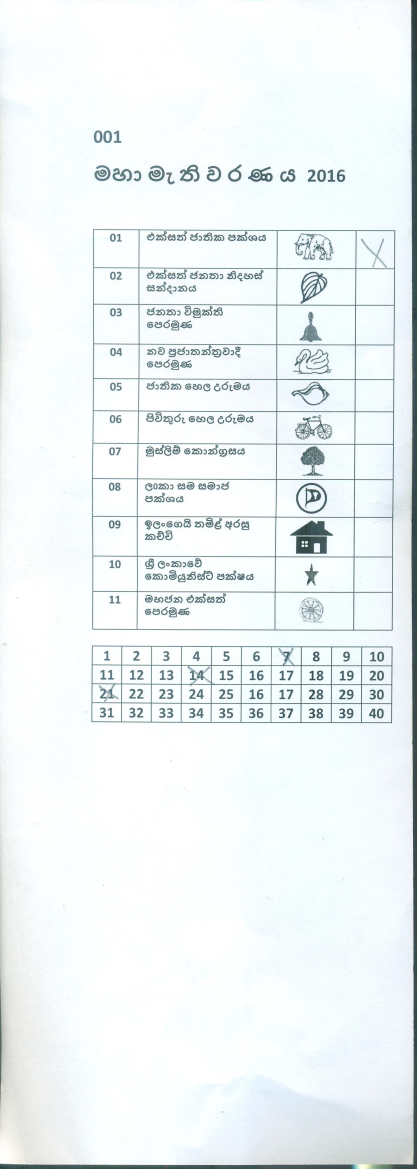
#> input picture 001.jpg, 1250 x 3506 px (shown at 1/3 size)
$ python ImageDetect3.py   (older library calls are emulated)
#> lines starting #> are read from the running program, lines starting #| are printed output that depends on the picture; after the words box and inside, x2 and y2 are one past the last pixel; in counts of white or black regions, pixels touching at a corner belong together
import cv2
import numpy as np

img = cv2.imread('001.jpg')
#> img is the input picture: shape (3506, 1250, 3); mean B, G, R 244.8, 243.7, 237.5
template = cv2.imread('P1.jpg',0)
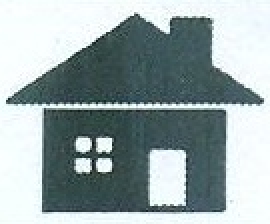
#> input picture P1.jpg, 135 x 112 px (shown 2 times larger)
#> template: shape (112, 135); min 7, max 255, mean 163.4

gray = cv2.cvtColor(img,cv2.COLOR_BGR2GRAY)
gray = cv2.blur(gray,(3,3))

template = cv2.GaussianBlur(template,(5,5),0)
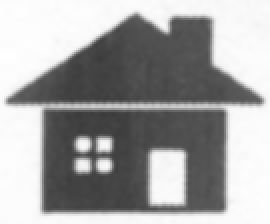
#> template: shape (112, 135) (shown 2 times larger); min 59, max 254, mean 163.4
# thresh, template = cv2.threshold(template,127,255,cv2.THRESH_BINARY)
template_edges = cv2.Canny(template,100,200,10)
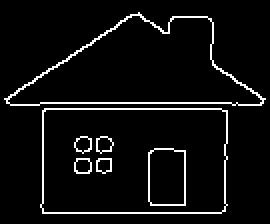
#> template_edges: shape (112, 135) (shown 2 times larger); 5.6% white in thin lines or dots, all inside (x1, y1, x2, y2) = (2, 6, 133, 107)

im1, temp_cnt, hierarchy = cv2.findContours(template_edges.copy(),cv2.RETR_TREE,cv2.RETR_FLOODFILL)
#> temp_cnt = 14 contours; largest, box (x1, y1, x2, y2) and area: (20, 54, 114, 107) 4748, (20, 54, 114, 107) 4734, (2, 6, 133, 53) 3519, (3, 7, 132, 53) 3448, (74, 74, 93, 103) 483

# temp_areas = []
# for i in temp_cnt:
#     temp_areas.append(cv2.contourArea(i))

gray = cv2.GaussianBlur(gray,(5,5),0)
cannyout = cv2.Canny(gray,100,200,10)
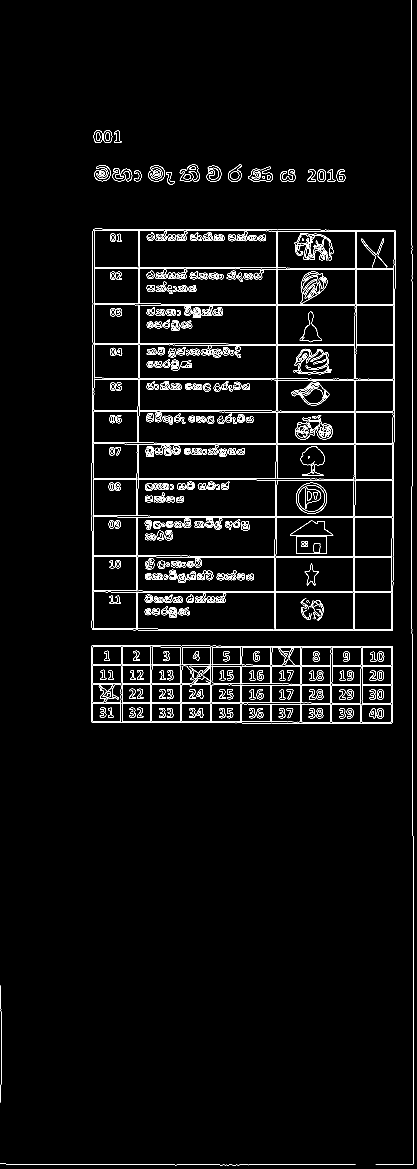
#> cannyout: shape (3506, 1250) (shown at 1/3 size); 2.4% white in thin lines or dots

im2,contours,hierarchy = cv2.findContours(cannyout.copy(),cv2.RETR_TREE,cv2.RETR_FLOODFILL)
#> contours = 1128 contours, 225 with area under 20; largest, box (x1, y1, x2, y2) and area: (275, 686, 1187, 1893) 1087224, (275, 686, 1187, 1893) 1087222, (273, 1936, 1179, 2171) 208070, (273, 1936, 1179, 2171) 208029, (413, 1438, 828, 1550) 45326
#cv2.drawContours(img,contours,-1,color=(0,255,0),thickness=3)
mu = []
for i in contours:
    mu.append(cv2.moments(i))
#> this loop made 1128 passes
#> i on pass 30: [[995, 2113], [996, 2166], [1082, 2165], [1081, 2112]]
#> after the loop, mu = 1128 items

mc = []
# [17 lines of commented-out code are left out]

for cont in contours:
    area = cv2.contourArea(cont)
    for temp in temp_cnt:
        match = cv2.matchShapes(cont,temp,1,0.0)

        if match < 0.15 and area >750 :
            x, y, w, h = cv2.boundingRect(cont)
            cv2.rectangle(img,(x,y),(x+w,y+h),(0,255,0),3)
#> this loop made 1128 passes
#> area on passes 3 to 5: 208029, 208070, 481.5
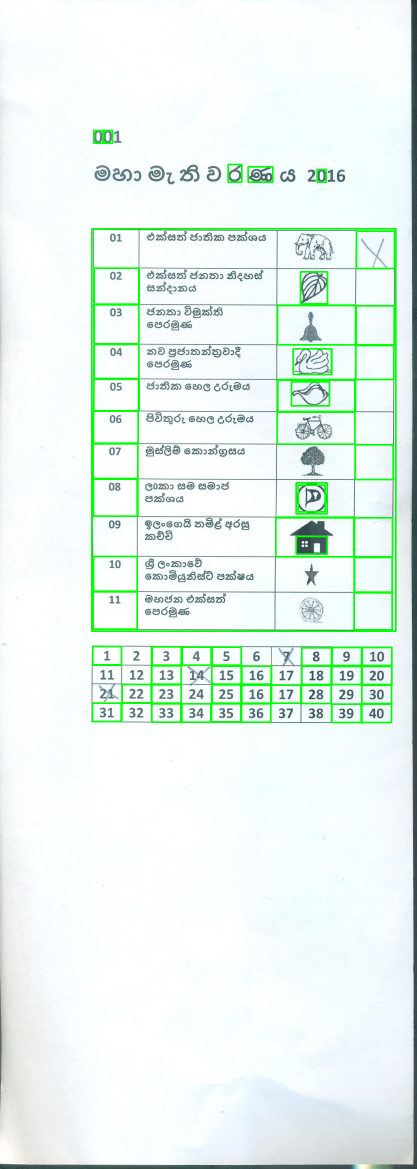
#> img: shape (3506, 1250, 3) (shown at 1/3 size); mean B, G, R 239.3, 244.9, 232.3

#------------------IMG SHOW-------------------------
img = cv2.resize(img,(0,0),fx=0.25,fy=0.25)
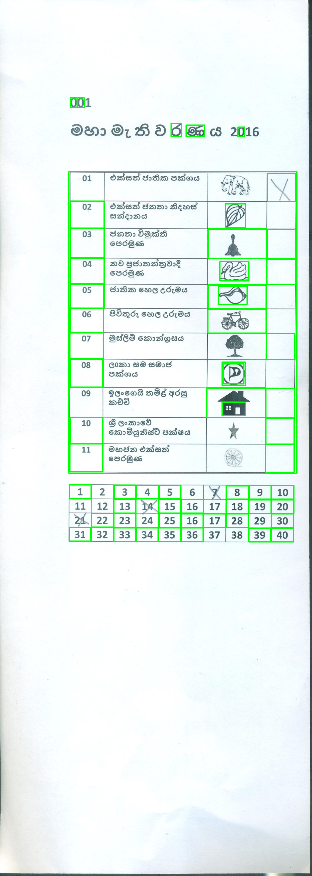
#> img: shape (876, 312, 3); mean B, G, R 239.6, 245.3, 232.7
gray = cv2.resize(cannyout,(0,0),fx=0.25,fy=0.25)
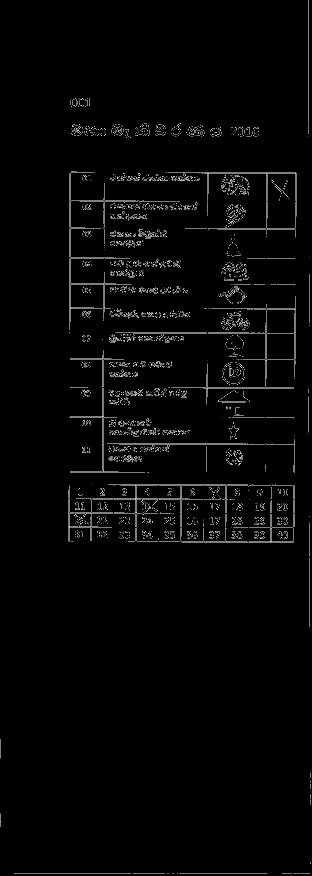
#> gray: shape (876, 312); min 0, max 255, mean 5.9
cv2.imshow('Image',img)
cv2.imshow('Gray',template_edges)
cv2.waitKey(0)
